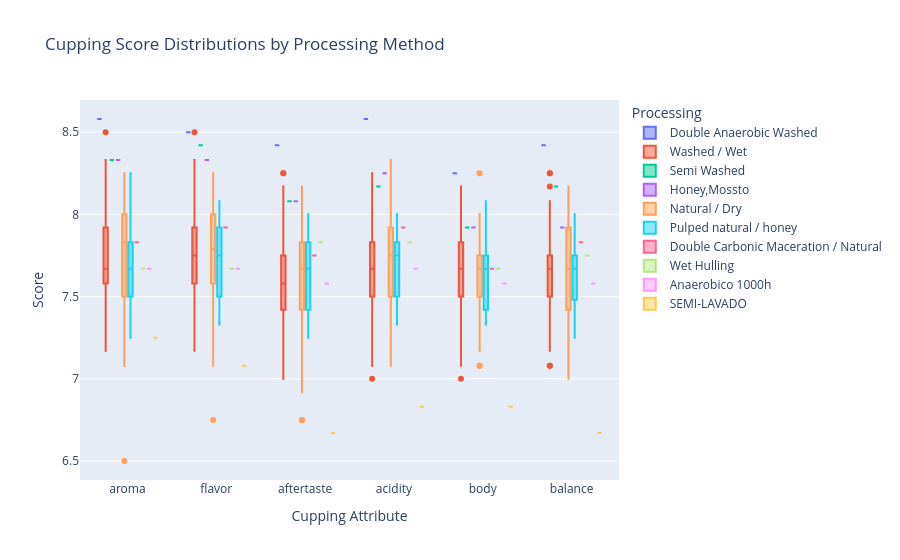

The cell this chart's notebook holds for it:
### Markdown cell above
## Cupping Score Breakdown by Processing Method
Compare aroma, flavor, acidity, body, etc. across fermentation approaches.

### Code cell
cupping_cols = ["aroma", "flavor", "aftertaste", "acidity", "body", "balance"]
existing = [c for c in cupping_cols if c in df.columns]

method_df = df.dropna(subset=["processing_method"])
melted = method_df.melt(
    id_vars=["processing_method"],
    value_vars=existing,
    var_name="attribute",
    value_name="score",
)

fig = px.box(
    melted,
    x="attribute",
    y="score",
    color="processing_method",
    labels={
        "attribute": "Cupping Attribute",
        "score": "Score",
        "processing_method": "Processing",
    },
    title="Cupping Score Distributions by Processing Method",
)
fig.update_layout(boxmode="group")
fig.show()

### Figure 1 — Plotly figure (JSON) as saved in the notebook; plotly's stock layout.template omitted (floating-point values rounded to 4 significant figures; data arrays with more than 128 entries replaced by an {"elided": "..."} marker saying what was removed)
{"data": [{"alignmentgroup": "True", "hovertemplate": "Processing=Double Anaerobic Washed<br>Cupping Attribute=%{x}<br>Score=%{y}<extra></extra>", "legendgroup": "Double Anaerobic Washed", "marker": {"color": "#636efa"}, "name": "Double Anaerobic Washed", "notched": false, "offsetgroup": "Double Anaerobic Washed", "orientation": "v", "showlegend": true, "type": "box", "x": ["aroma", "flavor", "aftertaste", "acidity", "body", "balance"], "x0": " ", "xaxis": "x", "y": [8.58, 8.5, 8.42, 8.58, 8.25, 8.42], "y0": " ", "yaxis": "y"}, {"alignmentgroup": "True", "hovertemplate": "Processing=Washed / Wet<br>Cupping Attribute=%{x}<br>Score=%{y}<extra></extra>", "legendgroup": "Washed / Wet", "marker": {"color": "#EF553B"}, "name": "Washed / Wet", "notched": false, "offsetgroup": "Washed / Wet", "orientation": "v", "showlegend": true, "type": "box", "x": {"elided": "744 str values"}, "x0": " ", "xaxis": "x", "y": {"elided": "744 float values"}, "y0": " ", "yaxis": "y"}, {"alignmentgroup": "True", "hovertemplate": "Processing=Semi Washed<br>Cupping Attribute=%{x}<br>Score=%{y}<extra></extra>", "legendgroup": "Semi Washed", "marker": {"color": "#00cc96"}, "name": "Semi Washed", "notched": false, "offsetgroup": "Semi Washed", "orientation": "v", "showlegend": true, "type": "box", "x": ["aroma", "flavor", "aftertaste", "acidity", "body", "balance"], "x0": " ", "xaxis": "x", "y": [8.33, 8.42, 8.08, 8.17, 7.92, 8.17], "y0": " ", "yaxis": "y"}, {"alignmentgroup": "True", "hovertemplate": "Processing=Honey,Mossto<br>Cupping Attribute=%{x}<br>Score=%{y}<extra></extra>", "legendgroup": "Honey,Mossto", "marker": {"color": "#ab63fa"}, "name": "Honey,Mossto", "notched": false, "offsetgroup": "Honey,Mossto", "orientation": "v", "showlegend": true, "type": "box", "x": ["aroma", "flavor", "aftertaste", "acidity", "body", "balance"], "x0": " ", "xaxis": "x", "y": [8.33, 8.33, 8.08, 8.25, 7.92, 7.92], "y0": " ", "yaxis": "y"}, {"alignmentgroup": "True", "hovertemplate": "Processing=Natural / Dry<br>Cupping Attribute=%{x}<br>Score=%{y}<extra></extra>", "legendgroup": "Natural / Dry", "marker": {"color": "#FFA15A"}, "name": "Natural / Dry", "notched": false, "offsetgroup": "Natural / Dry", "orientation": "v", "showlegend": true, "type": "box", "x": {"elided": "276 str values"}, "x0": " ", "xaxis": "x", "y": {"elided": "276 float values"}, "y0": " ", "yaxis": "y"}, {"alignmentgroup": "True", "hovertemplate": "Processing=Pulped natural / honey<br>Cupping Attribute=%{x}<br>Score=%{y}<extra></extra>", "legendgroup": "Pulped natural / honey", "marker": {"color": "#19d3f3"}, "name": "Pulped natural / honey", "notched": false, "offsetgroup": "Pulped natural / honey", "orientation": "v", "showlegend": true, "type": "box", "x": {"elided": "150 str values"}, "x0": " ", "xaxis": "x", "y": {"elided": "150 float values"}, "y0": " ", "yaxis": "y"}, {"alignmentgroup": "True", "hovertemplate": "Processing=Double Carbonic Maceration / Natural<br>Cupping Attribute=%{x}<br>Score=%{y}<extra></extra>", "legendgroup": "Double Carbonic Maceration / Natural", "marker": {"color": "#FF6692"}, "name": "Double Carbonic Maceration / Natural", "notched": false, "offsetgroup": "Double Carbonic Maceration / Natural", "orientation": "v", "showlegend": true, "type": "box", "x": ["aroma", "flavor", "aftertaste", "acidity", "body", "balance"], "x0": " ", "xaxis": "x", "y": [7.83, 7.92, 7.75, 7.92, 7.67, 7.83], "y0": " ", "yaxis": "y"}, {"alignmentgroup": "True", "hovertemplate": "Processing=Wet Hulling<br>Cupping Attribute=%{x}<br>Score=%{y}<extra></extra>", "legendgroup": "Wet Hulling", "marker": {"color": "#B6E880"}, "name": "Wet Hulling", "notched": false, "offsetgroup": "Wet Hulling", "orientation": "v", "showlegend": true, "type": "box", "x": ["aroma", "flavor", "aftertaste", "acidity", "body", "balance"], "x0": " ", "xaxis": "x", "y": [7.67, 7.67, 7.83, 7.83, 7.67, 7.75], "y0": " ", "yaxis": "y"}, {"alignmentgroup": "True", "hovertemplate": "Processing=Anaerobico 1000h<br>Cupping Attribute=%{x}<br>Score=%{y}<extra></extra>", "legendgroup": "Anaerobico 1000h", "marker": {"color": "#FF97FF"}, "name": "Anaerobico 1000h", "notched": false, "offsetgroup": "Anaerobico 1000h", "orientation": "v", "showlegend": true, "type": "box", "x": ["aroma", "flavor", "aftertaste", "acidity", "body", "balance"], "x0": " ", "xaxis": "x", "y": [7.67, 7.67, 7.58, 7.67, 7.58, 7.58], "y0": " ", "yaxis": "y"}, {"alignmentgroup": "True", "hovertemplate": "Processing=SEMI-LAVADO<br>Cupping Attribute=%{x}<br>Score=%{y}<extra></extra>", "legendgroup": "SEMI-LAVADO", "marker": {"color": "#FECB52"}, "name": "SEMI-LAVADO", "notched": false, "offsetgroup": "SEMI-LAVADO", "orientation": "v", "showlegend": true, "type": "box", "x": ["aroma", "flavor", "aftertaste", "acidity", "body", "balance"], "x0": " ", "xaxis": "x", "y": [7.25, 7.08, 6.67, 6.83, 6.83, 6.67], "y0": " ", "yaxis": "y"}], "layout": {"boxmode": "group", "legend": {"title": {"text": "Processing"}, "tracegroupgap": 0}, "title": {"text": "Cupping Score Distributions by Processing Method"}, "xaxis": {"anchor": "y", "domain": [0, 1], "title": {"text": "Cupping Attribute"}}, "yaxis": {"anchor": "x", "domain": [0, 1], "title": {"text": "Score"}}}}
